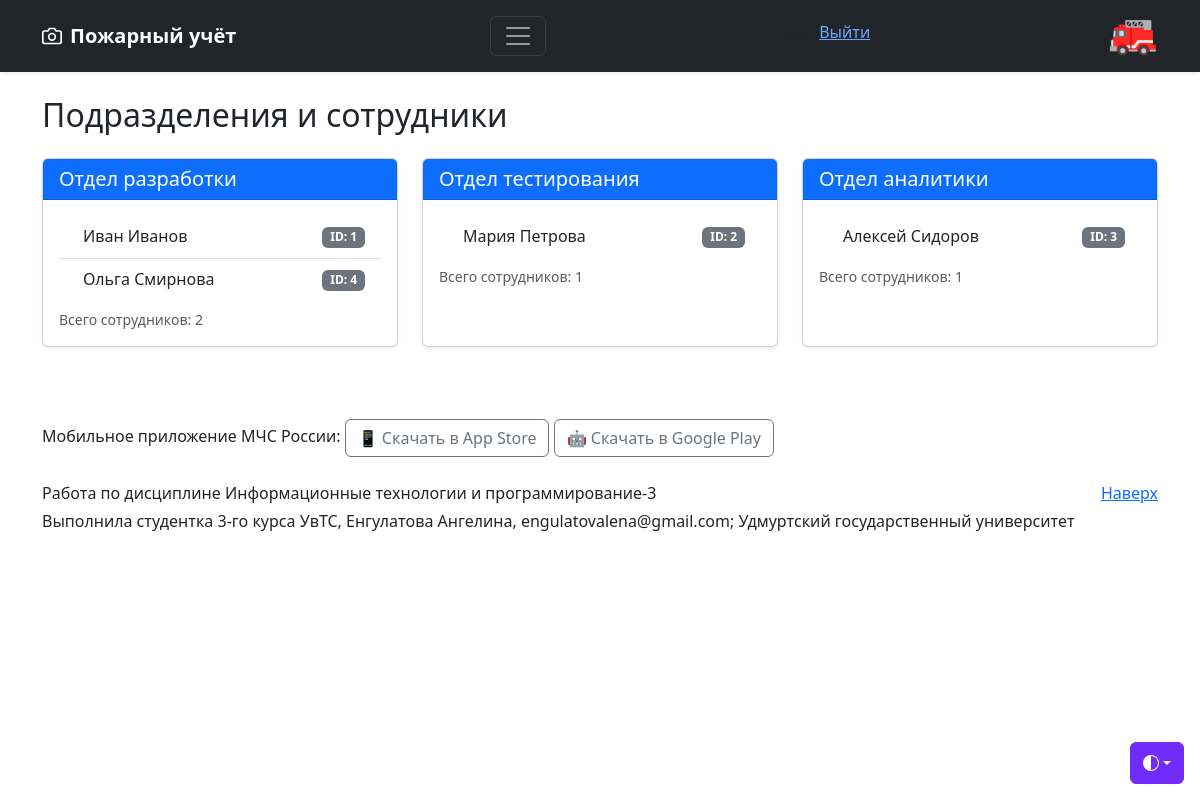
The app's page /objects/divisions (signed in) with its own data.
### models.py (models this page shows, shortened)
class Registered_Users(UserMixin, db.Model):
    __tablename__ = 'registered_users'
    id = db.Column(db.Integer, primary_key=True)
    username = db.Column(db.String(80), unique=True, nullable=False)
    password_hash = db.Column(db.String(255), nullable=False)

class Divisions(db.Model):
    __tablename__ = 'divisions'
    id = db.Column(db.Integer, primary_key=True)
    div_name = db.Column(db.String(100), nullable=False)
    division_links = db.relationship('UsersAtDivisions', backref='division')

class User(db.Model):
    __tablename__ = 'user'
    id = db.Column(db.Integer, primary_key=True)
    full_name = db.Column(db.String(100), nullable=False)
    role_id = db.Column(db.Integer, nullable=False)
    email = db.Column(db.String(120), unique=True, nullable=False)
    phone = db.Column(db.String(24), nullable=False)
    user_login = db.Column(db.String(80), unique=True, nullable=True)
    is_registered = db.Column(db.Boolean, default=False, nullable=False)

### app.py (the view, shortened to what this page needs)
@app.route('/objects/<table_name>')
def objects(table_name):
    if table_name == 'divisions':
        divisions = Divisions.query.all()
        divisions_with_users = []
        for div in divisions:
            users = (User.query
                     .join(UsersAtDivisions, UsersAtDivisions.user_id == User.id)
                     .filter(UsersAtDivisions.div_id == div.id)
                     .all())
            divisions_with_users.append({
                'division': div,
                'users': users
            })
        return render_template('divisions.html',
                               divisions_with_users=divisions_with_users)

### app.py (called while the page is built)
@login_manager.user_loader
def load_user(user_id):
    return Registered_Users.query.get(int(user_id))

### templates/divisions.html (shortened to what this page needs)
{% extends "base.html" %}
{% block content %}
<div class="container mt-4">
    <h2 class="mb-4">Подразделения и сотрудники</h2>
    <div class="row">
        {% for item in divisions_with_users %}
        <div class="col-md-6 col-lg-4 mb-4">
            <div class="card h-100 shadow-sm">
                <div class="card-header bg-primary text-white">
                    <h5 class="card-title mb-0">{{ item.division.div_name }}</h5>
                </div>
                <div class="card-body">
                    {% if item.users %}
                        <ul class="list-group list-group-flush">
                            {% for user in item.users %}
                            <li class="list-group-item d-flex justify-content-between align-items-center">
                                <span>
                                    {{ user.full_name }}
                                </span>
                                <span class="badge bg-secondary">ID: {{ user.id }}</span>
                            </li>
                            {% endfor %}
                        </ul>
                        <div class="mt-2 text-muted small">
                            Всего сотрудников: {{ item.users|length }}
                        </div>
                    {% else %}
                        <p class="text-muted mb-0">
                            <em>В подразделении пока нет сотрудников</em>
                        </p>
                    {% endif %}
                </div>
            </div>
        </div>
        {% else %}
        <div class="col-12">
            <div class="alert alert-info">Подразделения ещё не созданы.</div>
        </div>
        {% endfor %}
    </div>
</div>
{% endblock %}

### templates/base.html (shortened to what this page needs)
<!DOCTYPE html>
<html lang="ru" data-bs-theme="auto">
<head>
    <link href="https://cdn.jsdelivr.net/npm/bootstrap@5.3.3/dist/css/bootstrap.min.css"
          rel="stylesheet">
    <link rel="stylesheet" href="{{ url_for('static', filename='css/main.css') }}">
</head>
<body>
    <div class="dropdown position-fixed bottom-0 end-0 mb-3 me-3 bd-mode-toggle">
        <button class="btn btn-bd-primary py-2 dropdown-toggle d-flex align-items-center"
                id="bd-theme" type="button" aria-expanded="false"
                data-bs-toggle="dropdown" aria-label="Toggle theme (auto)">
            <svg class="bi my-1 theme-icon-active" aria-hidden="true"><use href="#circle-half"></use></svg>
        </button>
    </div>
    <header data-bs-theme="dark">
        <div class="navbar navbar-dark bg-dark shadow-sm">
            <div class="container">
                <a href="{{ url_for('index') }}" class="navbar-brand d-flex align-items-center">
                    <strong>Пожарный учёт</strong>
                </a>
                <button class="navbar-toggler" type="button" data-bs-toggle="collapse" data-bs-target="#navbarHeader" aria-controls="navbarHeader" aria-expanded="false" aria-label="Toggle navigation">
                    <span class="navbar-toggler-icon"></span>
                </button>
                <div class="user-info">
                    <p>{{ current_user.username }} <a href="{{ url_for('logout') }}">   Выйти</a></p>
                </div>
                <h1>🚒</h1>
            </div>
        </div>
    </header>
    <main>
        {% block content %}{% endblock %}
    </main>
    <footer class="text-body-secondary py-5">
        <div class="container">
             <div class="mainpage-col__section-half">
                Мобильное приложение МЧС России:
                <a class="app-link btn btn-outline-secondary" href="https://apps.apple.com/app/id1530044766" target="_blank" title="App Store">
                    📱 Скачать в App Store</a>
                    <a class="app-link btn btn-outline-secondary" href="https://play.google.com/store/apps/details?id=io.citizens.security&hl=ru" target="_blank" title="Google Play">
                    🤖 Скачать в Google Play</a><br><br>
            </div>
            <p class="float-end mb-1"><a href="#">Наверх</a></p>
            <p class="mb-1">Работа по дисциплине Информационные технологии и программирование-3</p>
            <p class="mb-0">Выполнила студентка 3-го курса УвТС, Енгулатова Ангелина, engulatovalena@gmail.com; Удмуртский государственный университет</p>
    </footer>

### static/css/main.css (style rules this page uses)
.bi { vertical-align: -0.125em; fill: currentColor; }
.btn-bd-primary { --bd-violet-bg: #712cf9; --bd-violet-rgb: 112.520718, 44.062154, 249.437846; --bs-btn-font-weight: 600; --bs-btn-color: var(--bs-white); --bs-btn-bg: var(--bd-violet-bg); --bs-btn-border-color: var(--bd-violet-bg); --bs-btn-hover-color: var(--bs-white); --bs-btn-hover-bg: #6528e0; --bs-btn-hover-border-color: #6528e0; --bs-btn-focus-shadow-rgb: var(--bd-violet-rgb); --bs-btn-active-color: var(--bs-btn-hover-color); --bs-btn-active-bg: #5a23c8; --bs-btn-active-border-color: #5a23c8; }
.bd-mode-toggle { z-index: 1500; }
.bd-mode-toggle .bi { width: 1em; height: 1em; }
.text-body-secondary { color: #212529 !important; }

### records on screen
Registered_Users: username "ivan"
Divisions: division.div_name "Отдел разработки"
User: full_name "Иван Иванов", id "1"
User: full_name "Ольга Смирнова", id "4"
Divisions: division.div_name "Отдел тестирования"
User: full_name "Мария Петрова", id "2"
Divisions: division.div_name "Отдел аналитики"
User: full_name "Алексей Сидоров", id "3"

### other values on screen
{{ item.users|length }} "2" "1" "1"
